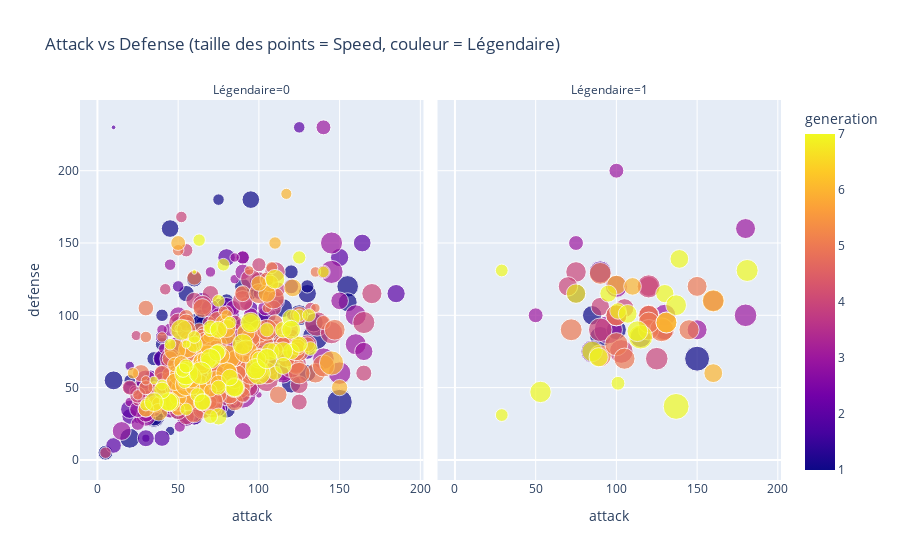

Write notebook code for a chart like this one.
### Code cell
fig = px.scatter(
    df,
    x="attack",
    y="defense",
    size="speed",
    color="generation",
    facet_col="is_legendary",
    hover_data="type1",
    hover_name="name",
    title="Attack vs Defense (taille des points = Speed, couleur = Légendaire)",
    labels={"is_legendary": "Légendaire"}
)
fig.show()

### Figure 1 — Plotly figure (JSON) as saved in the notebook; plotly's stock layout.template omitted (floating-point values rounded to 4 significant figures; data arrays with more than 128 entries replaced by an {"elided": "..."} marker saying what was removed)
{"data": [{"customdata": {"elided": "731x1 str values"}, "hovertemplate": "<b>%{hovertext}</b><br><br>Légendaire=0<br>attack=%{x}<br>defense=%{y}<br>speed=%{marker.size}<br>type1=%{customdata[0]}<br>generation=%{marker.color}<extra></extra>", "hovertext": {"elided": "731 str values"}, "legendgroup": "", "marker": {"color": {"elided": "731 int values"}, "coloraxis": "coloraxis", "size": {"elided": "731 int values"}, "sizemode": "area", "sizeref": 0.45, "symbol": "circle"}, "mode": "markers", "name": "", "orientation": "v", "showlegend": false, "type": "scatter", "x": {"elided": "731 int values"}, "xaxis": "x", "y": {"elided": "731 int values"}, "yaxis": "y"}, {"customdata": [["ice"], ["electric"], ["fire"], ["psychic"], ["psychic"], ["electric"], ["fire"], ["water"], ["psychic"], ["fire"], ["psychic"], ["rock"], ["ice"], ["steel"], ["dragon"], ["dragon"], ["water"], ["ground"], ["dragon"], ["steel"], ["psychic"], ["psychic"], ["psychic"], ["psychic"], ["steel"], ["water"], ["fire"], ["normal"], ["ghost"], ["psychic"], ["water"], ["dark"], ["grass"], ["normal"], ["psychic"], ["steel"], ["rock"], ["grass"], ["flying"], ["electric"], ["dragon"], ["dragon"], ["ground"], ["dragon"], ["water"], ["normal"], ["bug"], ["fairy"], ["dark"], ["dragon"], ["rock"], ["psychic"], ["fire"], ["electric"], ["psychic"], ["grass"], ["water"], ["psychic"], ["psychic"], ["psychic"], ["psychic"], ["rock"], ["bug"], ["bug"], ["electric"], ["steel"], ["grass"], ["dark"], ["psychic"], ["steel"]], "hovertemplate": "<b>%{hovertext}</b><br><br>Légendaire=1<br>attack=%{x}<br>defense=%{y}<br>speed=%{marker.size}<br>type1=%{customdata[0]}<br>generation=%{marker.color}<extra></extra>", "hovertext": ["Articuno", "Zapdos", "Moltres", "Mewtwo", "Mew", "Raikou", "Entei", "Suicune", "Lugia", "Ho-Oh", "Celebi", "Regirock", "Regice", "Registeel", "Latias", "Latios", "Kyogre", "Groudon", "Rayquaza", "Jirachi", "Deoxys", "Uxie", "Mesprit", "Azelf", "Dialga", "Palkia", "Heatran", "Regigigas", "Giratina", "Cresselia", "Manaphy", "Darkrai", "Shaymin", "Arceus", "Victini", "Cobalion", "Terrakion", "Virizion", "Tornadus", "Thundurus", "Reshiram", "Zekrom", "Landorus", "Kyurem", "Keldeo", "Meloetta", "Genesect", "Xerneas", "Yveltal", "Zygarde", "Diancie", "Hoopa", "Volcanion", "Tapu Koko", "Tapu Lele", "Tapu Bulu", "Tapu Fini", "Cosmog", "Cosmoem", "Solgaleo", "Lunala", "Nihilego", "Buzzwole", "Pheromosa", "Xurkitree", "Celesteela", "Kartana", "Guzzlord", "Necrozma", "Magearna"], "legendgroup": "", "marker": {"color": [1, 1, 1, 1, 1, 2, 2, 2, 2, 2, 2, 3, 3, 3, 3, 3, 3, 3, 3, 3, 3, 4, 4, 4, 4, 4, 4, 4, 4, 4, 4, 4, 4, 4, 5, 5, 5, 5, 5, 5, 5, 5, 5, 5, 5, 5, 5, 6, 6, 6, 6, 6, 6, 7, 7, 7, 7, 7, 7, 7, 7, 7, 7, 7, 7, 7, 7, 7, 7, 7], "coloraxis": "coloraxis", "size": [85, 100, 90, 140, 100, 115, 100, 85, 110, 90, 100, 50, 50, 50, 110, 110, 90, 90, 115, 100, 180, 95, 80, 115, 90, 100, 77, 100, 90, 85, 100, 125, 127, 120, 100, 108, 108, 108, 121, 101, 90, 90, 91, 95, 108, 128, 99, 99, 99, 85, 110, 80, 70, 130, 95, 75, 85, 37, 37, 97, 97, 103, 79, 151, 83, 61, 109, 43, 79, 65], "sizemode": "area", "sizeref": 0.45, "symbol": "circle"}, "mode": "markers", "name": "", "orientation": "v", "showlegend": false, "type": "scatter", "x": [85, 90, 100, 150, 100, 85, 115, 75, 90, 130, 100, 100, 50, 75, 100, 130, 150, 180, 180, 100, 95, 75, 105, 125, 120, 120, 90, 160, 120, 70, 100, 90, 103, 120, 100, 90, 129, 90, 100, 105, 120, 150, 145, 120, 72, 128, 120, 131, 131, 100, 160, 160, 110, 115, 85, 130, 75, 29, 29, 137, 113, 53, 139, 137, 89, 101, 181, 101, 107, 95], "xaxis": "x2", "y": [100, 85, 90, 70, 100, 75, 85, 115, 130, 90, 100, 200, 100, 150, 120, 100, 90, 160, 100, 100, 90, 130, 105, 70, 120, 100, 106, 110, 100, 120, 100, 90, 75, 120, 100, 129, 90, 72, 80, 70, 100, 120, 90, 90, 90, 90, 95, 95, 95, 121, 110, 60, 120, 85, 75, 115, 115, 31, 131, 107, 89, 47, 139, 37, 71, 103, 131, 53, 101, 115], "yaxis": "y2"}], "layout": {"annotations": [{"font": {}, "showarrow": false, "text": "Légendaire=0", "x": 0.245, "xanchor": "center", "xref": "paper", "y": 1, "yanchor": "bottom", "yref": "paper"}, {"font": {}, "showarrow": false, "text": "Légendaire=1", "x": 0.755, "xanchor": "center", "xref": "paper", "y": 1, "yanchor": "bottom", "yref": "paper"}], "coloraxis": {"colorbar": {"title": {"text": "generation"}}, "colorscale": [[0, "#0d0887"], [0.1111, "#46039f"], [0.2222, "#7201a8"], [0.3333, "#9c179e"], [0.4444, "#bd3786"], [0.5556, "#d8576b"], [0.6667, "#ed7953"], [0.7778, "#fb9f3a"], [0.8889, "#fdca26"], [1, "#f0f921"]]}, "legend": {"itemsizing": "constant", "tracegroupgap": 0}, "title": {"text": "Attack vs Defense (taille des points = Speed, couleur = Légendaire)"}, "xaxis": {"anchor": "y", "domain": [0, 0.49], "title": {"text": "attack"}}, "xaxis2": {"anchor": "y2", "domain": [0.51, 1], "matches": "x", "title": {"text": "attack"}}, "yaxis": {"anchor": "x", "domain": [0, 1], "title": {"text": "defense"}}, "yaxis2": {"anchor": "x2", "domain": [0, 1], "matches": "y", "showticklabels": false}}}
